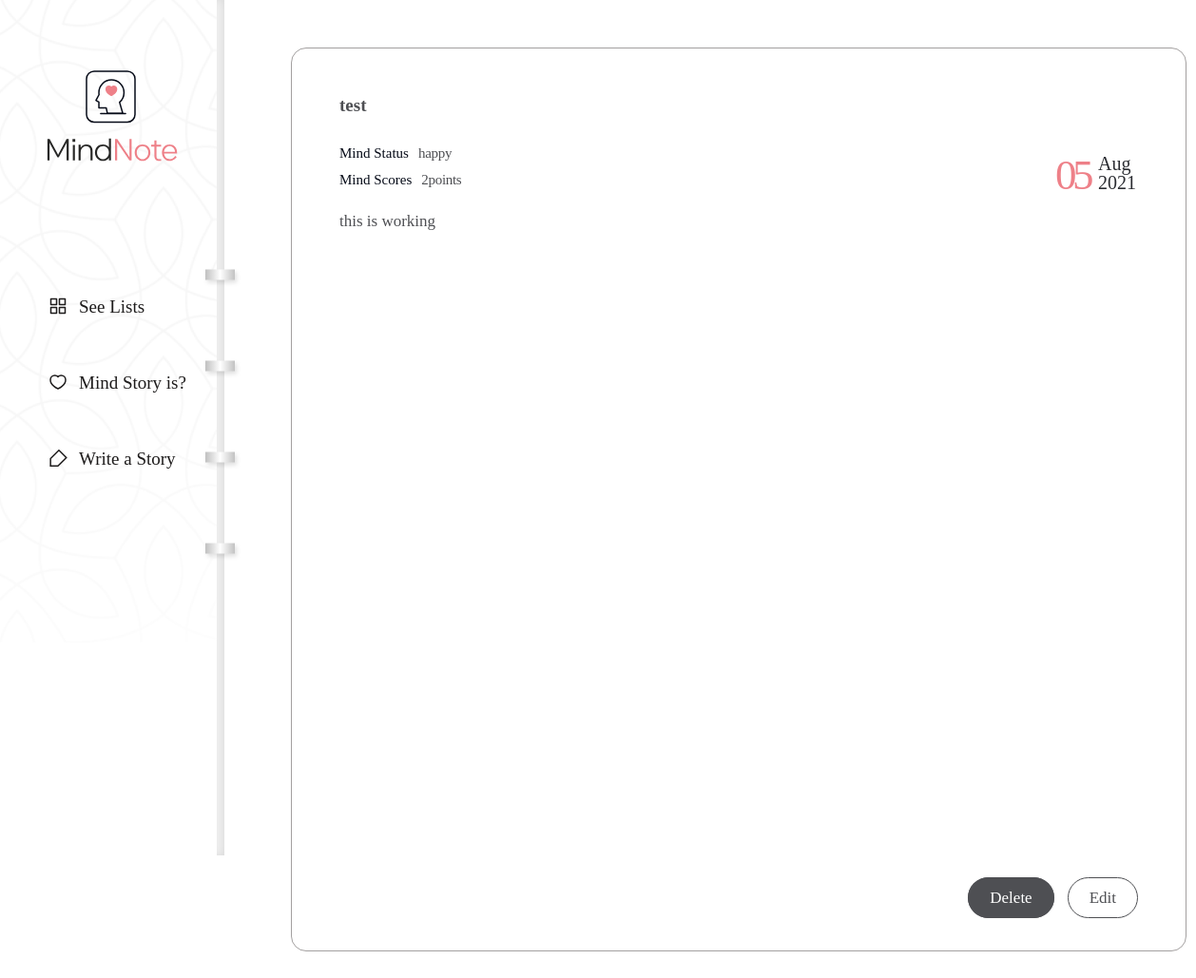
Screenshot of /diary/page/9/ with the database file from the repository.
### diary/models.py (models this page shows, shortened)
class Page(models.Model):
    title = models.CharField(max_length=100, validators=[validate_no_hash])
    content = models.TextField(validators=[validate_no_hash])
    feeling = models.CharField(max_length=80, validators=[validate_no_hash, validate_no_numbers])
    score = models.IntegerField(validators=[validate_score])
    dt_created = models.DateField()

### diary/views.py (the view)
# urls.py: path('diary/page/<int:pk>/', views.PageDetailView.as_view(), name='page-detail'),
class PageDetailView(DetailView):
    model = Page

### diary/templates/diary/page_detail.html
{% extends './base.html' %}
{% block content %}
<div class="wrap-notetext">
    <div class="notetext">
        <div class="text-box">
            <h2>{{object.title}}</h2>
            <div class="state">
                <p>Mind Status</p>
                <span>{{object.feeling}}</span>
            </div>
            <div class="score">
                <p>Mind Scores</p>
                <span>{{object.score}}points</span>
            </div>
            <div class="date">
                <span>{{object.dt_created|date:"d"}}</span>
                <div class="month-year">
                    <p class="month">{{object.dt_created|date:"M"}}</p>
                    <p class="year">{{object.dt_created|date:"Y"}}</p>
                </div>
            </div>
            <div class="detail">{{object.content|linebreaksbr}}</div>
            <div class="notetext-btn">
                <ul>
                    <li><a href="{% url 'page-delete' object.id %}">Delete</a></li>
                    <li><a href="{% url 'page-update' object.id %}">Edit</a></li>
                </ul>
            </div>
        </div>
    </div>
</div>
{% endblock content %}

### diary/static/diary/css/styles.css (style rules this page uses)
h1,h2,h3,p,a,ul,li { margin: 0; padding: 0; font-family: 'NanumSquare'; list-style: none; text-decoration: none; outline: none; }
html { position: relative; min-height: 100%; margin: 0; }
body { margin: 0; padding: 0; -webkit-font-smoothing: antialiased; -moz-osx-font-smoothing: auto; }
.wrap-notetext { padding-left: 236px; padding-top: 50px; padding-bottom: 150px; }
.notetext { margin: 0 70px; }
.text-box { position: relative; width: 840px; height: 100%; min-height: 800px; max-height: 1040px; margin: 0 auto; padding: 49px 50px 100px; border-radius: 16px; border: solid 1px #a3a0a0; background-color: #ffffff; }
.text-box h2 { padding-bottom: 30px; font-family: 'NanumBarunpen'; color: #4e4f53; font-size: 19px; font-weight: bold; }
.text-box .state p { display: inline-block; font-family: 'NanumSquare'; color: #060b18; font-size: 15px; }
.text-box .state span { padding-left: 6px; font-family: 'NanumBarunpen'; color: #4e4f53; font-size: 15px; letter-spacing: -0.29px; }
.text-box .score { padding: 10px 0 20px; }
.text-box .score p { display: inline-block; font-family: 'NanumSquare'; color: #060b18; font-size: 15px; }
.text-box .score span { padding-left: 6px; font-family: 'NanumBarunpen'; color: #4e4f53; font-size: 15px; letter-spacing: -0.29px; }
.text-box .date { overflow: hidden; position: absolute; top: 107px; right: 52px; }
.text-box .date span { float: left; font-family: 'NanumSquare'; color: #ee8088; font-size: 45px; letter-spacing: -4.47px; }
.text-box .date .month-year { float: left; padding: 4px 0 0 9px; }
.text-box .date p { font-family: 'NanumSquare'; color: #2b2d32; font-size: 20px; text-align: left; text-transform: capitalize; line-height: 1; }
.text-box .detail { overflow-y: scroll; max-height: 800px; font-family: 'NanumBarunpen'; color: #4e4f53; font-size: 17px; line-height: 1.8; }
.text-box .notetext-btn { position: absolute; right: 50px; bottom: 45px; }
.text-box .notetext-btn li { display: inline-block; }
.text-box .notetext-btn li a { padding: 11px 22px; font-family: 'NanumSquare'; color: #fff; font-size: 17px; background-color: #4e4f53; border: solid 1px #4e4f53; border-radius: 22.5px; }
.text-box .notetext-btn li:last-child a { margin-left: 10px; color: #4e4f53; background-color: transparent; }

### rows the page displays
Page: title "test", feeling "happy", score "2", dt_created "05", dt_created "Aug", dt_created "2021", content "this is working"
